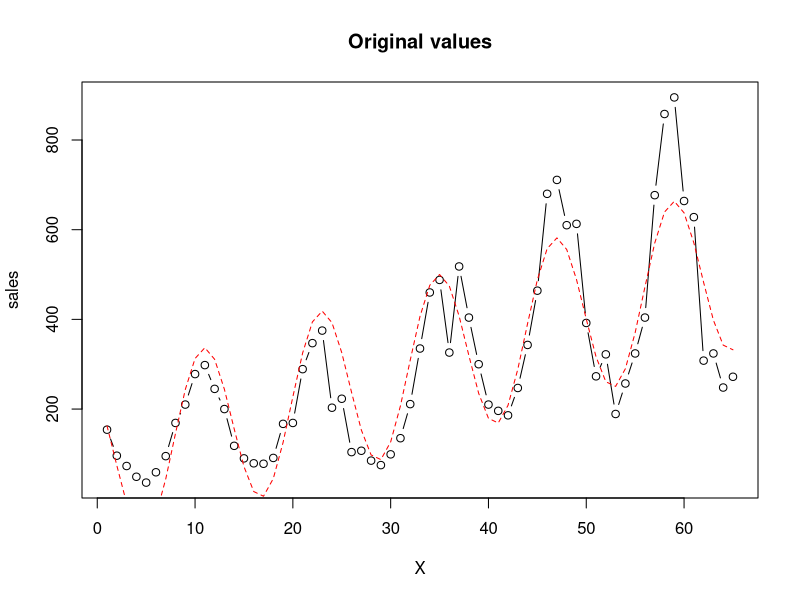
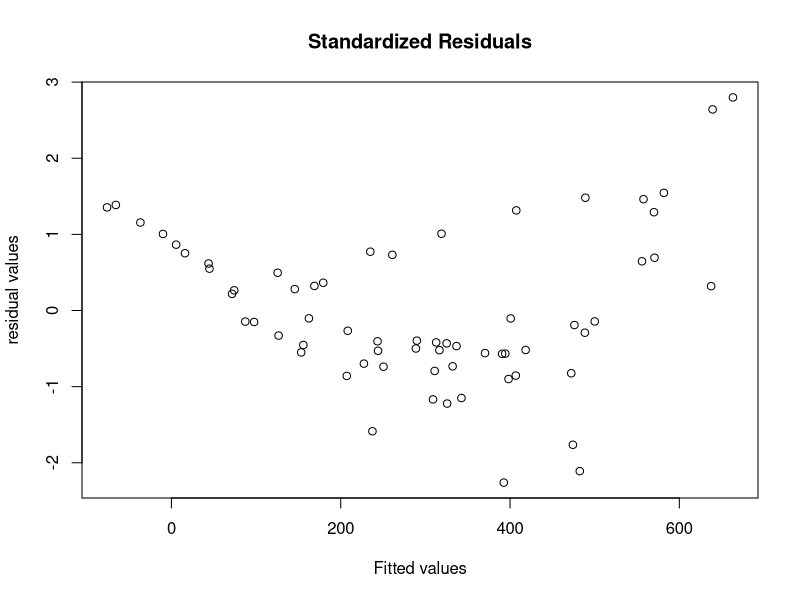

Recreate these plots in R, in order. (Note: this script raises an error after producing the figures.)
## 已知某公司从2000年1月至2005年5月的逐月销售量，利用
## 所学的统计知识对所建立的模型进行诊断。

sales<-c(154,96,73,49,36,59,95,169,210,278,298,245,
         200,118,90,79,78,91,167,169,289,347,375,
         203,223,104,107,85,75,99,135,211,335,460,
         488,326,518,404,300,210,196,186,247,343,
         464,680,711,610,613,392,273,322,189,257,
         324,404,677,858,895,664,628,308,324,248,272)
X<-1:length(sales)
par(mfrow=c(1,1))
plot(X,sales,type="b",main="Original values",ylab="sales")


model1 = lm(sales~X+I(sin(2*pi/12*X))+I(cos(2*pi/12*X)))

# model1 = lm(sales~X)



lines(model1$fitted.values,lty=2,col='red')#添加回归直线

print(summary(model1))

## 残差图如下，发现异方差情形
plot(predict(model1),rstandard(model1),main="Standardized Residuals",
     xlab="Fitted values",ylab="residual values")

## 进行Box-Cox变换前，通过寻找似然函数最大值求出最优的lambda
library(MASS)
bc<-boxcox(model1,lambda=seq(-0.13,1.2,by=0.01))

lambda<-bc$x[which.max(bc$y)]
cat('The optimal lambda is',lambda)

newsales = (sales^lambda-1)/lambda



model2<-update(model1,(.^lambda-1)/lambda~.)
print(summary(model2))

par(mfrow=c(2,2))

## 比较拟合直线
plot(X,sales,type = "b",main="before boxcox")
lines(model1$fitted.values,lty=2,col='red')#添加回归直线
plot(X,newsales,type = "b",main="after boxcox")
lines(model2$fitted.values,lty=2,col='red')#添加回归直线

## 比较变换之前和变换之后的残差图
plot(predict(model1),rstandard(model1),main="before boxcox",
     xlab="Fitted values",ylab="residual values",ylim = c(-3,3))
plot(predict(model2),rstandard(model2),main="after boxcox",
     xlab="Fitted values",ylab="residual values",ylim = c(-3,3))


newX = data.frame(X = 1:(length(sales)+6))#


CI = predict(model2,newX,interval = "confidence")
trCI = (lambda*CI+1)^(1/lambda)
par(mfrow=c(1,1))
matplot(newX$X,trCI,type="l",lty = c(1,5,5),
        col=c("blue","red","red"),lwd=2,xlab = "t",ylab="sales")
points(X,sales)


